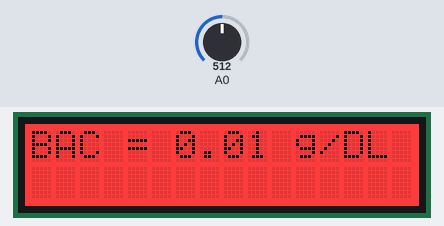
A sketch run on a simulated Arduino Uno, built with avr-gcc and run on an emulated ATmega328P. Parts: 16×2 character LCD. Inputs (shaded band) come from the test bench; at power-on: A0 = 512.

Above: at 1.2 s.
1.3 s: A0 set to 716
At 2.5 s:
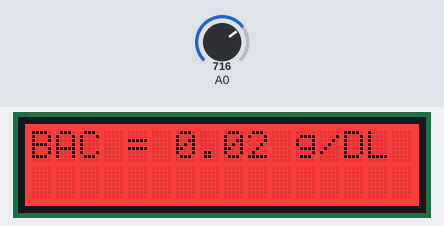
3.6 s: A0 set to 900
At 5.1 s:
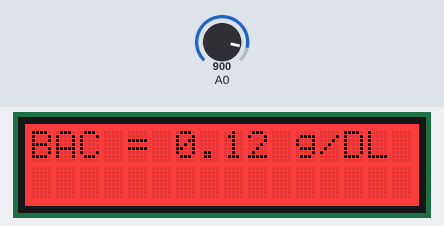
5.6 s: A0 set to 1023
At 6.7 s:
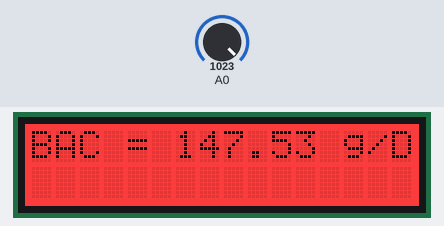
7.6 s: A0 set to 1022
At 9.4 s:
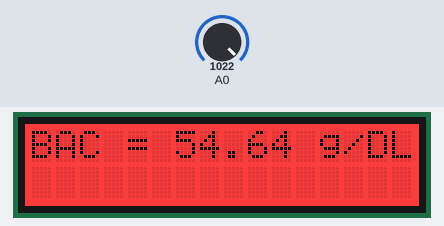
9.7 s: A0 set to 511
At 10.9 s:
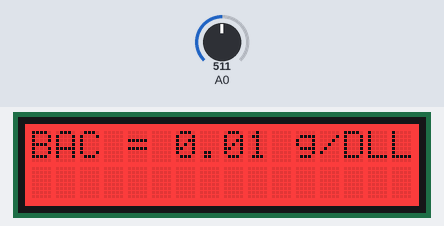
Timing chart, 0 to 12.7 s (numbered marks = the images above; inputs shaded):
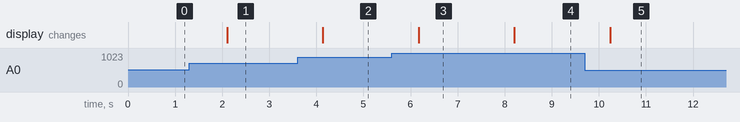

The sketch:

final_value_LED.ino
```cpp
#include <Wire.h>
#include "rgb_lcd.h"

rgb_lcd lcd;

const int colorR = 255;
const int colorG = 0;
const int colorB = 0;

float sensor_volt;
float RS_gas;
float R0;
float ratio;
float BAC;
int R2 = 2000;

void setup()
{
    lcd.begin(16, 2);
    lcd.setRGB(colorR, colorG, colorB);
}

void loop()
{
    int sensorValue = analogRead(A0);
    sensor_volt=(float)sensorValue/1024*5.0;
    RS_gas = ((5.0 * R2)/sensor_volt) - R2;
   /*-Replace the value of R0 with the value of R0 in your test -*/
    R0 = 16000;
    ratio = RS_gas/R0;// ratio = RS/R0
    double x = 0.4*ratio;
    BAC = pow(x,-1.431);  //BAC in mg/L
    lcd.setCursor(0,0);
    lcd.print("BAC = ");
    lcd.print(BAC*0.0001);  //convert to g/dL
    lcd.print(" g/DL");
    delay(1000);
}
```

Measured:
- the behaviour switches between 1023 and 1022 on A0 (found by bisection; images 3 and 4)
- after the input at 1.3 s, the display: changes after 0.81 s (image 1)
- after the input at 3.6 s, the display: changes after 0.54 s (image 2)
- after the input at 5.6 s, the display: changes after 0.57 s (image 3)
- after the input at 7.6 s, the display: changes after 0.61 s (image 4)
- after the input at 9.7 s, the display: changes after 0.54 s (image 5)
